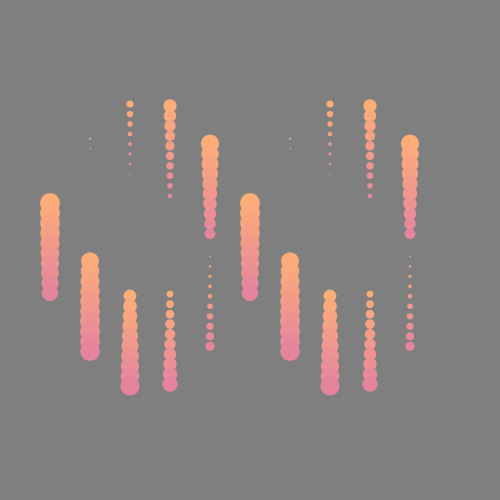
Frame 1 (no input)
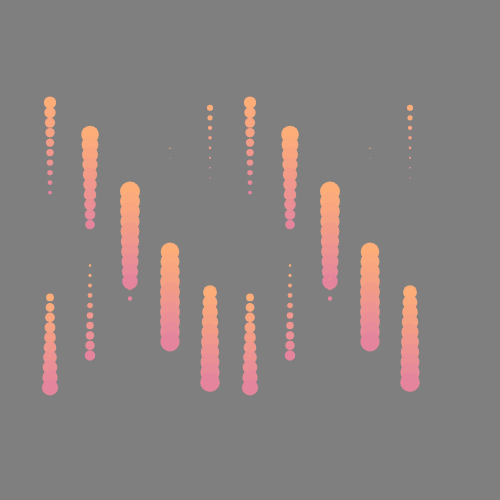
Frame 60 (no input)
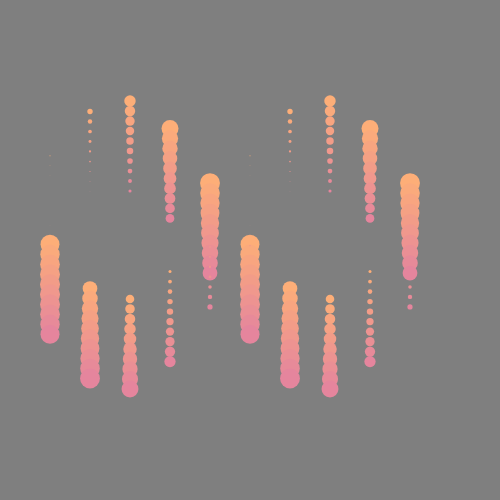
Frame 120 (the mouse pressed at the canvas centre since frame 60)

The p5.js sketch that drew these frames (run headless with seeded random() and noise() and a simulated clock; from frame 60 on, the mouse is pressed at the canvas centre):

// p5.js sketch
// ── sketch.js
var phase = 0, speed = 0.03;
var maxCircleSize = 20;
var numRows = 10;
var numColumns = 10;
var numStrands = 2;
var colorA, colorB;
function setup() {
  createCanvas(500,500);
  noStroke();
  colorA = color(253,174,120);
  colorB = color(226, 129, 161);
}
function draw() {
  background(127);
  phase = frameCount * speed;
  for(var strand = 0; strand < numStrands; strand++){
    for(var col = 0; col < numColumns; col++){
      var x = map(col, 0, numColumns, 50, width - 50);
      var colOffset = map(col, 0, numColumns, 0, TWO_PI);
      for(var row = 0; row < numRows; row++){
        var strandPhase = phase + map(strand, 0, numStrands, 0, TWO_PI);
        fill(lerpColor(colorA,colorB, row / numRows));
        var y = height/2 + row * 10 + sin(strandPhase + colOffset) * 100 - numRows * 5;
        var sizeOffset = (cos(strandPhase - (row/numRows) + colOffset) +1) * 0.5;
        var circleSize = sizeOffset * maxCircleSize;
        ellipse(x,y,circleSize,circleSize);
      }
    }
  }
}
